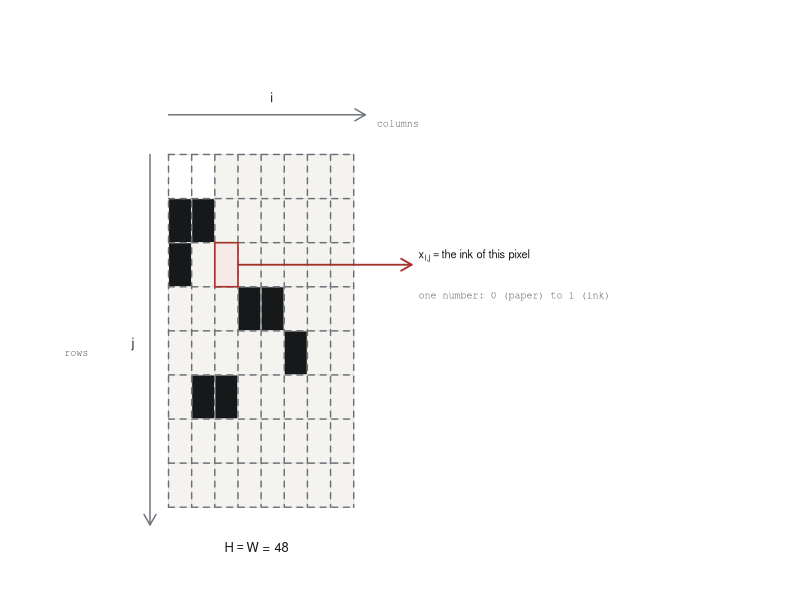
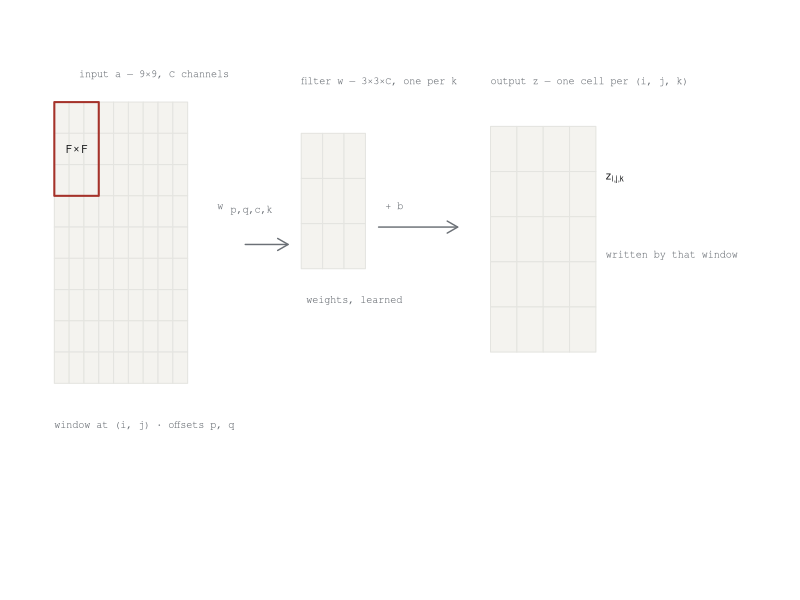
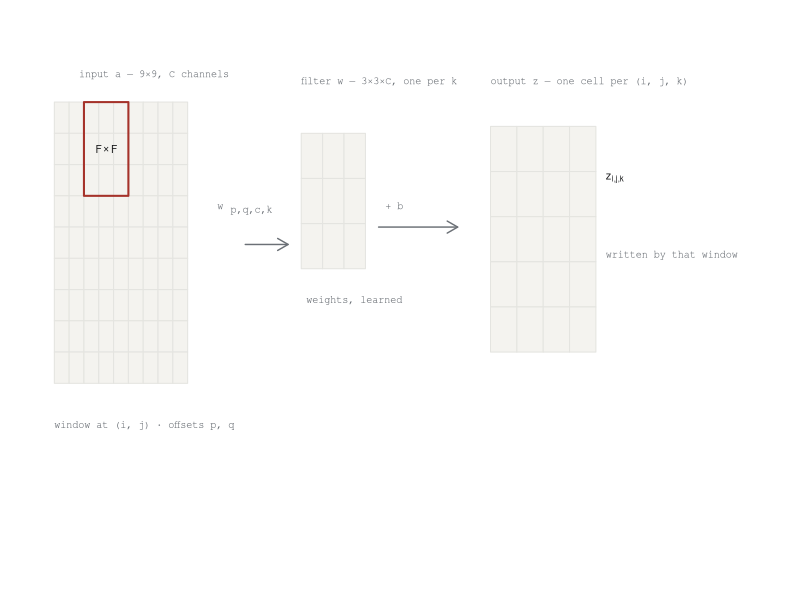
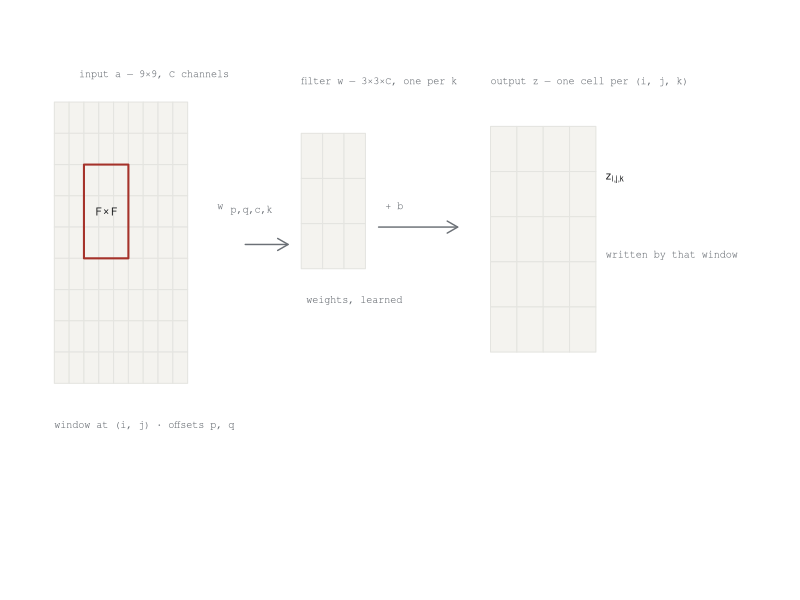
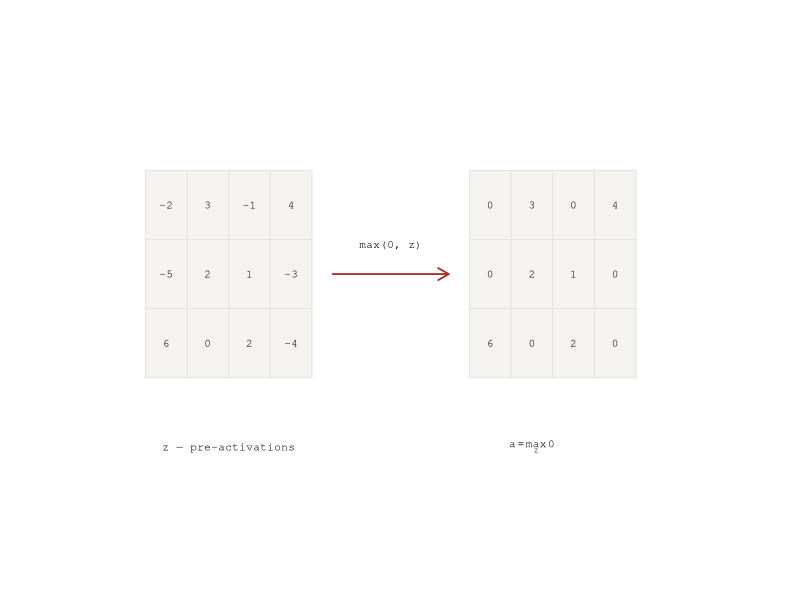
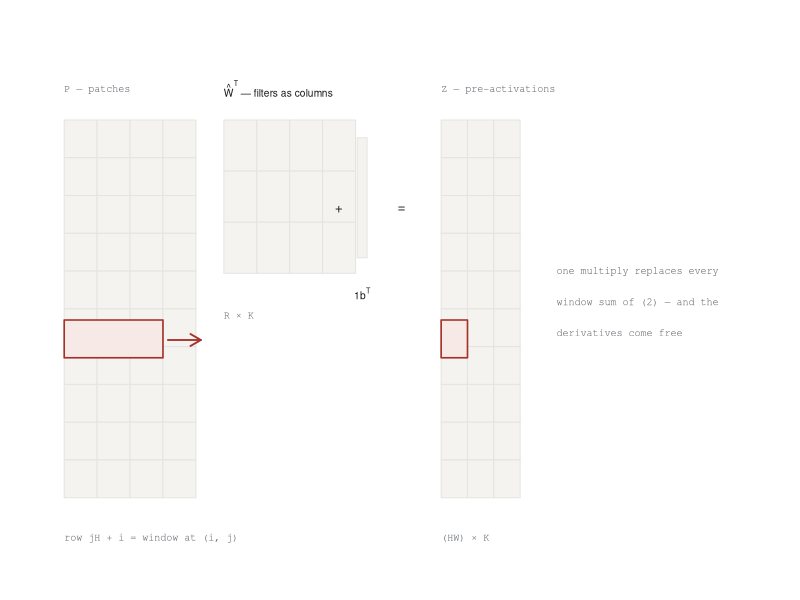
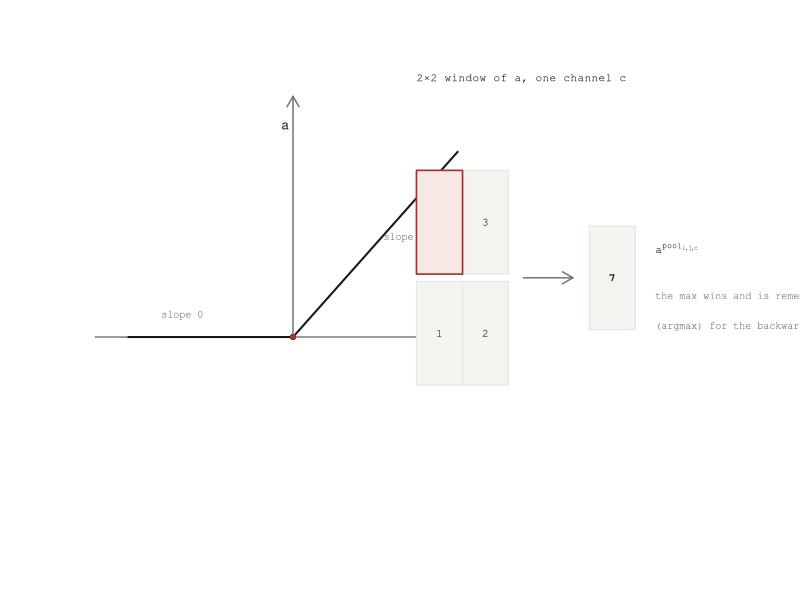
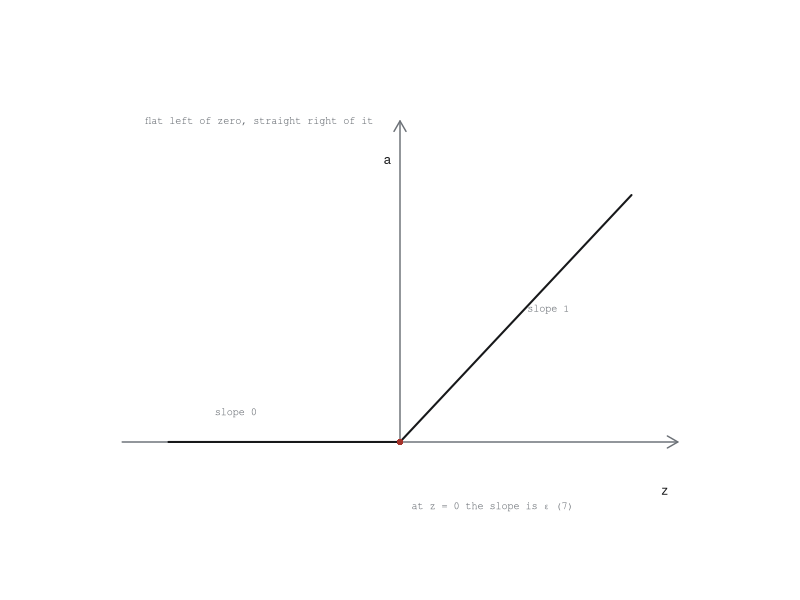

The R source for these figures, in order:
# Regenerates dev-docs/math-figures/*.svg — every graph of dev-docs/omr-math.html.
# Curves are computed from their formulas, labels use plotmath, so the figures
# are as precise as the math they show. Frames replace the old SMIL animation.
# Run: Rscript scripts/generate-math-figures.R

out <- "dev-docs/math-figures"
dir.create(out, showWarnings = FALSE, recursive = TRUE)

# ── the paper palette of the docs ──
ink <- "#17181a"; muted <- "#6b7076"; rule <- "#e4e4e0"; soft <- "#f4f3ef"
accent <- "#a5322a"; accent_soft <- "#f6e9e6"; ok <- "#2f6b3c"; ok_soft <- "#e2f0e4"

# one user unit is one hundredth of an inch; cex 1 is the 12px label size
open_fig <- function(name, w, h) {
  svg(file.path(out, paste0(name, ".svg")), width = w / 100, height = h / 100, bg = "white")
  par(mar = rep(0, 4), xpd = NA, ps = 12 * 72 / 100)
  # y grows downward, like the coordinates the figures were designed in
  plot(0, 0, type = "n", xlim = c(0, w), ylim = c(h, 0), axes = FALSE, xlab = "", ylab = "")
}

mono <- function(x, y, s, size = 12, col = ink, adj = c(0, 0.5), font = 1) {
  text(x, y, s, adj = adj, cex = size / 12, col = col, family = "mono", font = font)
}
math <- function(x, y, e, size = 14, col = ink, adj = c(0, 0.5)) {
  text(x, y, e, adj = adj, cex = size / 12, col = col)
}
note <- function(x, y, s, adj = c(0, 0.5)) mono(x, y, s, size = 11, col = muted, adj = adj)

cell <- function(x, y, w, h, fill = soft, border = rule, lwd = 1) {
  rect(x, y, x + w, y + h, col = fill, border = border, lwd = lwd)
}
hot <- function(x, y, w, h) cell(x, y, w, h, fill = accent_soft, border = accent, lwd = 1.6)
frame <- function(x, y, w, h, border = accent, lwd = 2) {
  rect(x, y, x + w, y + h, col = NA, border = border, lwd = lwd)
}
arrow <- function(x0, y0, x1, y1, col = muted, lwd = 1.4, lty = 1, length = 0.12) {
  arrows(x0, y0, x1, y1, col = col, lwd = lwd, lty = lty, length = length)
}
flow <- function(x0, y0, x1, y1, ...) arrow(x0, y0, x1, y1, col = accent, lwd = 1.8, ...)
axis_line <- function(x0, y0, x1, y1) arrow(x0, y0, x1, y1, col = muted, lwd = 1.4)
dashed <- function(x0, y0, x1, y1, col = muted) {
  segments(x0, y0, x1, y1, col = col, lwd = 1.4, lty = 2)
}

grid_of <- function(x, y, cols, rows, cw, ch, fills = NULL) {
  for (r in seq_len(rows)) for (c in seq_len(cols)) {
    f <- soft
    if (!is.null(fills)) f <- fills[r, c]
    cell(x + (c - 1) * cw, y + (r - 1) * ch, cw, ch, fill = f)
  }
}
value_in <- function(x, y, w, h, s, size = 12, col = ink, font = 1) {
  mono(x + w / 2, y + h / 2, s, size = size, col = col, adj = c(0.5, 0.5), font = font)
}
matrix_grid <- function(x, y, cols, rows, cw, ch) grid_of(x, y, cols, rows, cw, ch)

manifest <- character()
add <- function(index, name) {
  manifest <<- c(manifest, paste(index, name, sep = "\t"))
}

# ── 1 · the crop ──
fig_01_the_crop <- function() {
  open_fig("fig-01-the-crop", 640, 252)
  x0 <- 120; y0 <- 60; n <- 8; cw <- 20
  fills <- matrix(soft, n, n)
  fills[1, 1] <- fills[1, 2] <- fills[2, 1] <- "white"
  fills[cbind(c(2, 3, 2, 4, 5, 6, 6, 4), c(1, 1, 2, 5, 6, 2, 3, 4))] <- ink
  grid_of(x0, y0, n, n, cw, cw, fills)
  for (i in 0:n) dashed(x0 + i * cw, y0, x0 + i * cw, y0 + n * cw)
  for (j in 0:n) dashed(x0, y0 + j * cw, x0 + n * cw, y0 + j * cw)
  hot(x0 + 2 * cw, y0 + 2 * cw, cw, cw)
  flow(x0 + 2 * cw + cw, y0 + 2 * cw + cw / 2, 330, 110)
  math(336, 106, expression(x[i * "," * j] == "the ink of this pixel"), size = 12)
  note(336, 124, "one number: 0 (paper) to 1 (ink)")
  axis_line(x0, 42, x0 + n * cw + 10, 42); math(x0 + 88, 34, expression(i))
  note(300, 46, "columns")
  axis_line(104, y0, 104, y0 + n * cw + 8); math(88, 146, expression(j))
  note(30, 150, "rows")
  math(196, 238, expression(H == W * " = 48"), adj = c(0.5, 0.5))
  dev.off()
  add(1, "fig-01-the-crop")
}

# ── 2 · the sliding window, three frames ──
fig_02_the_convolution_window <- function() {
  positions <- list(c(3, 3), c(5, 3), c(5, 5))
  for (k in seq_along(positions)) {
    p <- positions[[k]]
    name <- paste0("fig-02-the-convolution-window-", k)
    open_fig(name, 900, 320)
    x0 <- 30; y0 <- 46; cw <- 18; n <- 9
    grid_of(x0, y0, n, n, cw, cw)
    frame(x0 + (p[1] - 3) * cw, y0 + (p[2] - 3) * cw, 3 * cw, 3 * cw)
    math(x0 + (p[1] - 3) * cw + 27, y0 + (p[2] - 3) * cw + 27, expression(F %*% F),
         size = 11, adj = c(0.5, 0.5))
    note(x0, 232, "window at (i, j) · offsets p, q")
    note(60, 30, "input a — 9×9, C channels")
    note(228, 106, "w"); note(244, 108, "p,q,c,k")
    arrow(262, 128, 314, 128)
    matrix_grid(330, 64, 3, 3, 26, 26)
    note(330, 34, "filter w — 3×3×C, one per k")
    note(336, 160, "weights, learned")
    note(432, 106, "+ b"); arrow(424, 118, 520, 118)
    matrix_grid(560, 60, 4, 5, 32, 26)
    note(560, 34, "output z — one cell per (i, j, k)")
    math(700, 90, expression(z[i * "," * j * "," * k]), size = 12)
    note(700, 134, "written by that window")
    dev.off()
    add(2, name)
  }
}

# ── 3 · the ReLU over a map ──
fig_03_the_relu_over_a_map <- function() {
  open_fig("fig-03-the-relu-over-a-map", 640, 225)
  z <- matrix(c(-2, 3, -1, 4, -5, 2, 1, -3, 6, 0, 2, -4), 3, 4, byrow = TRUE)
  a <- matrix(pmax(0, z), nrow(z), ncol(z))
  for (r in 1:3) for (c in 1:4) {
    cell(100 + (c - 1) * 36, 60 + (r - 1) * 28, 36, 28)
    value_in(100 + (c - 1) * 36, 60 + (r - 1) * 28, 36, 28, as.character(z[r, c]))
    cell(380 + (c - 1) * 36, 60 + (r - 1) * 28, 36, 28)
    value_in(380 + (c - 1) * 36, 60 + (r - 1) * 28, 36, 28, as.character(a[r, c]))
  }
  flow(262, 102, 362, 102)
  mono(312, 90, "max(0, z)", adj = c(0.5, 0.5))
  mono(172, 172, "z — pre-activations", adj = c(0.5, 0.5))
  mono(434, 172, expression(a == max(0, z)), adj = c(0.5, 0.5))
  dev.off()
  add(3, "fig-03-the-relu-over-a-map")
}

# ── 4 · im2col ──
fig_04_im2col <- function() {
  open_fig("fig-04-im2col", 900, 250)
  matrix_grid(42, 44, 4, 10, 40, 17)
  hot(42, 134, 120, 17)
  note(42, 30, "P — patches")
  note(42, 232, "row jH + i = window at (i, j)")
  flow(168, 143, 208, 143)
  math(236, 30, expression(hat(W)^T * " — filters as columns"), size = 11)
  matrix_grid(236, 44, 4, 3, 40, 23)
  note(236, 132, "R × K")
  math(376, 84, expression("+"), adj = c(0.5, 0.5))
  cell(398, 52, 12, 54); math(394, 122, expression(1 * b^T), size = 11)
  math(452, 84, expression("="), adj = c(0.5, 0.5))
  note(500, 30, "Z — pre-activations")
  matrix_grid(500, 44, 3, 10, 32, 17)
  hot(500, 134, 32, 17)
  note(500, 232, "(HW) × K")
  note(640, 112, "one multiply replaces every")
  note(640, 126, "window sum of (2) — and the")
  note(640, 140, "derivatives come free")
  dev.off()
  add(4, "fig-04-im2col")
}

# ── 5 · ReLU and max-pool ──
fig_05_relu_and_pool <- function() {
  open_fig("fig-05-relu-and-pool", 900, 300)
  axis_line(80, 170, 560, 170); axis_line(320, 170, 320, 40)
  xs <- seq(120, 520, length.out = 200)
  lines(xs, 170 - pmax(0, xs - 320) * 0.5, col = ink, lwd = 2)
  points(320, 170, pch = 16, cex = 0.8, col = accent)
  note(160, 158, "slope 0"); note(430, 116, "slope 1")
  math(306, 56, expression(a))
  mono(470, 30, "2×2 window of a, one channel c")
  cells <- matrix(c(7, 3, 1, 2), 2, 2, byrow = TRUE)
  for (r in 1:2) for (c in 1:2) {
    cell(470 + (c - 1) * 56, 80 + (r - 1) * 60, 56, 56)
    value_in(470 + (c - 1) * 56, 80 + (r - 1) * 60, 56, 56, as.character(cells[r, c]))
  }
  hot(470, 80, 56, 56)
  arrow(600, 138, 660, 138)
  cell(680, 110, 56, 56); value_in(680, 110, 56, 56, "7", font = 2)
  mono(760, 122, expression(a^{pool[i * "," * j * "," * c]}), size = 12)
  note(760, 148, "the max wins and is remembered")
  note(760, 164, "(argmax) for the backward pass")
  dev.off()
  add(5, "fig-05-relu-and-pool")
}

# ── 6 · the two slopes ──
fig_06_the_two_slopes <- function() {
  open_fig("fig-06-the-two-slopes", 640, 225)
  axis_line(80, 170, 560, 170); axis_line(320, 170, 320, 40)
  lines(c(120, 320), c(170, 170), col = ink, lwd = 2)
  lines(c(320, 520), c(170, 70), col = ink, lwd = 2)
  points(320, 170, pch = 16, cex = 0.8, col = accent)
  note(160, 158, "slope 0"); note(430, 116, "slope 1")
  note(330, 196, "at z = 0 the slope is ε (7)")
  math(546, 190, expression(z)); math(306, 56, expression(a))
  note(100, 40, "flat left of zero, straight right of it")
  dev.off()
  add(6, "fig-06-the-two-slopes")
}

# ── 7 · dense and softmax ──
fig_07_dense_and_softmax <- function() {
  open_fig("fig-07-dense-and-softmax", 900, 300)
  for (y in c(62, 110, 158)) { rect(80 - 16, y - 16, 80 + 16, y + 16, col = "white", border = muted) }
  for (y in c(86, 134)) { rect(350 - 16, y - 16, 350 + 16, y + 16, col = accent_soft, border = accent) }
  for (y0 in c(62, 110, 158)) for (y1 in c(86, 134)) dashed(96, y0, 334, y1)
  math(50, 26, expression(a^{(l - 1)}), size = 12); math(342, 26, expression(z^{(l)}), size = 12)
  mono(188, 80, expression(W^{(l)}), size = 12, adj = c(0.5, 0.5))
  math(392, 86, expression("+" ~ b^{(l)}), size = 12)
  note(84, 190, "every input into every output")
  # scores → probabilities
  note(520, 40, "scores z become probabilities p")
  zb <- c(46, 64, 30, 76)
  for (i in 1:4) cell(520 + (i - 1) * 34, 190 - zb[i], 26, zb[i])
  math(520, 212, expression(z[1 * ":" * K]), size = 11)
  flow(670, 152, 708, 152)
  mono(689, 136, "softmax", adj = c(0.5, 0.5))
  pb <- c(36, 52, 20, 60)
  for (i in 1:4) hot(720 + (i - 1) * 34, 190 - pb[i], 26, pb[i])
  math(720, 212, expression(p[1 * ":" * K]), size = 11)
  note(772, 212, "· sums to 1")
  note(520, 242, "one score per class, c")
  note(520, 258, "bar height = probability")
  dev.off()
  add(7, "fig-07-dense-and-softmax")
}

# ── 8 · the cost curve ──
fig_08_the_cost_curve <- function() {
  open_fig("fig-08-the-cost-curve", 640, 230)
  axis_line(60, 190, 580, 190); axis_line(60, 190, 60, 26)
  px <- function(p) 60 + (p - 0) / 1 * 500
  py <- function(p) 190 - (-log(pmax(p, 1e-3))) / 5 * 160
  ps <- seq(0.01, 1, length.out = 200)
  lines(px(ps), py(ps), col = ink, lwd = 2)
  for (p in c(0.01, 0.5, 1)) {
    points(px(p), py(p), pch = 21, bg = accent, col = "white", lwd = 2, cex = 1.2)
  }
  text(px(0.01) + 12, py(0.01) - 4, expression(p == 0.01 %->% "cost 4.6"), adj = c(0, 0.5), cex = 11 / 12, col = muted, family = "mono")
  text(px(0.5) - 34, py(0.5) + 26, expression(p == 0.5 %->% 0.69), adj = c(0, 0.5), cex = 11 / 12, col = muted, family = "mono")
  text(px(1) - 40, py(1) - 14, expression(p == 1 %->% "cost 0"), adj = c(0, 0.5), cex = 11 / 12, col = muted, family = "mono")
  note(380, 60, "−log p: confident and wrong")
  note(380, 76, "is punished hard")
  note(496, 212, expression(p[y] %->% 1), adj = c(0.5, 0.5))
  math(18, 34, expression(C))
  dev.off()
  add(8, "fig-08-the-cost-curve")
}

# ── 9 · the two-part cost ──
fig_09_the_two_part_cost <- function() {
  open_fig("fig-09-the-two-part-cost", 640, 215)
  note(60, 46, "the cost of (12) is two parts")
  cell(60, 70, 330, 52); hot(390, 70, 90, 52)
  mono(225, 148, "cross-entropy: the fit of p to the truth", adj = c(0.5, 0.5))
  math(435, 148, expression(lambda * Sigma * theta^2), size = 12, adj = c(0.5, 0.5))
  note(60, 186, "the penalty is small but never zero: it keeps the weights from drifting")
  dev.off()
  add(9, "fig-09-the-two-part-cost")
}

# ── 10 · the initial bell ──
fig_10_the_initial_bell <- function() {
  open_fig("fig-10-the-initial-bell", 640, 245)
  axis_line(60, 180, 580, 180); axis_line(320, 180, 320, 30)
  x <- seq(-3, 3, length.out = 300)
  lines(320 + x * 73, 180 - dnorm(x) / dnorm(0) * 120, col = ink, lwd = 2)
  dashed(320 - 73, 180, 320 - 73, 132); dashed(320 + 73, 180, 320 + 73, 132)
  math(238, 200, expression(-sigma), size = 12, adj = c(0.5, 0.5)); mono(320, 200, "0", adj = c(0.5, 0.5))
  math(394, 200, expression(sigma), size = 12, adj = c(0.5, 0.5))
  math(320, 230, expression(sigma == sqrt(2 / "fan-in")), size = 12, adj = c(0.5, 0.5))
  note(100, 46, "weights start small and centred; biases start at 0")
  dev.off()
  add(10, "fig-10-the-initial-bell")
}

# ── 11 · gradient descent, four frames ──
fig_11_gradient_descent <- function() {
  c_of <- function(t) 40 + 170 * exp(-((t - 0.52)^2) / 0.16)
  tmin <- 0.52
  xs <- function(t) 60 + t * 600
  ys <- function(t) c_of(t)
  steps <- c(0.04, 0.18, 0.34, tmin)
  for (k in seq_along(steps)) {
    name <- paste0("fig-11-gradient-descent-", k)
    open_fig(name, 720, 260)
    t <- seq(0, 1, length.out = 300)
    lines(xs(t), ys(t), col = ink, lwd = 2)
    if (k > 1) for (i in 1:(k - 1)) {
      dashed(xs(steps[i]), ys(steps[i]) + 26, xs(steps[i + 1]), ys(steps[i + 1]) + 26)
    }
    points(xs(tmin), ys(tmin), pch = 16, cex = 0.8, col = ok)
    note(xs(tmin) - 44, ys(tmin) + 26, "minimum of C", adj = c(0.5, 0.5))
    points(xs(steps[k]), ys(steps[k]), pch = 21, bg = accent, col = "white", lwd = 2, cex = 1.3)
    if (k > 1) math(xs(steps[k - 1]) + 12, ys(steps[k - 1]) + 44, expression(-eta * g), size = 11, col = muted)
    note(386, 236, "step against the slope")
    mono(60, 24, expression(C(theta) ~ "— the cost as one number" ~ theta ~ "moves"), size = 11)
    dev.off()
    add(11, name)
  }
}

# ── 12 · the backward pass, five frames ──
fig_12_the_backward_pass <- function() {
  labels <- list(expression(a^{(l - 1)}), expression(W^{(l)}), expression(z^{(l)}), "ReLU", "softmax", "cost C")
  bx <- c(20, 160, 300, 440, 580, 720); bw <- c(rep(110, 5), 120)
  for (k in 1:5) {
    name <- paste0("fig-12-the-backward-pass-", k)
    open_fig(name, 960, 200)
    for (i in 1:6) {
      lit <- (i == 6 - k + 1)
      cell(bx[i], 60, bw[i], 42, fill = if (lit) ok_soft else if (i == 6) accent_soft else "white",
           border = if (lit) ok else muted, lwd = if (lit) 2 else 1)
      mono(bx[i] + bw[i] / 2, 86, labels[[i]], size = 13, adj = c(0.5, 0.5))
    }
    axis_line(130, 46, 714, 46)
    mono(380, 38, "forward: the answer", adj = c(0.5, 0.5))
    flow(720, 128, 86, 128)
    mono(330, 152, "backward: blame, one factor per stage", adj = c(0.5, 0.5))
    tok_x <- c(720, 600, 460, 320, 180)[k]
    points(tok_x, 128, pch = 21, bg = ok, col = "white", lwd = 2, cex = 1.3)
    note(30, 178, "the error signal arrives at each stage, which multiplies it by its own input")
    dev.off()
    add(12, name)
  }
}

# ── 13 · the stable rewrite ──
fig_13_the_stable_rewrite <- function() {
  open_fig("fig-13-the-stable-rewrite", 640, 245)
  z <- c(46, 70, 34, 58, 40)
  for (i in 1:5) cell(70 + (i - 1) * 40, 190 - z[i], 30, z[i])
  frame(110, 120, 30, 70)
  dashed(55, 120, 280, 120)
  note(288, 124, "m = max z")
  text(330, 150, expression(log ~ Sigma ~ e^z ~ " — all scores push up"), adj = c(0, 0.5), cex = 11 / 12, col = muted)
  text(330, 172, expression(-z[y] ~ " — the true score pulls down"), adj = c(0, 0.5), cex = 11 / 12, col = muted)
  note(70, 222, "the same m appears in (10) and cancels under the log")
  note(70, 40, "the shift m cancels — the cost of (16) is stable to compute")
  dev.off()
  add(13, "fig-13-the-stable-rewrite")
}

# ── 14 · the log-sum-exp tangent ──
fig_14_the_log_sum_exp_tangent <- function() {
  open_fig("fig-14-the-log-sum-exp-tangent", 640, 245)
  axis_line(60, 180, 580, 180); axis_line(100, 180, 100, 30)
  f <- function(z) log(exp(z) + exp(1.2))
  z <- seq(-2.2, 2.6, length.out = 300)
  lines(100 + (z + 2.2) * 100, 180 - (f(z) - f(-2.2)) / (f(2.6) - f(-2.2)) * 130, col = ink, lwd = 2)
  z0 <- 0.6
  px <- 100 + (z0 + 2.2) * 100; py <- 180 - (f(z0) - f(-2.2)) / (f(2.6) - f(-2.2)) * 130
  slope <- exp(z0) / (exp(z0) + exp(1.2))
  sv <- slope * (130 / (f(2.6) - f(-2.2))) / 100
  segments(px - 80, py + 80 * sv, px + 80, py - 80 * sv, col = muted, lwd = 1.4, lty = 2)
  points(px, py, pch = 16, cex = 0.9, col = accent)
  note(px + 12, 172, "tangent slope = p_c")
  note(110, 212, "z_c →")
  mono(72, 46, "log Σ e^z", size = 11)
  note(100, 234, "differentiating the normalizer returns the softmax itself (17)")
  dev.off()
  add(14, "fig-14-the-log-sum-exp-tangent")
}

# ── 15 · the last layer's blame ──
fig_15_the_last_layer_blame <- function() {
  open_fig("fig-15-the-last-layer-blame", 900, 290)
  mono(135, 56, "p — probabilities (10)", adj = c(0.5, 0.5))
  mono(365, 56, "onehot(y) — the truth", adj = c(0.5, 0.5))
  math(610, 56, expression(delta^{(L)} == p - onehot(y)), size = 12, adj = c(0.5, 0.5))
  mono(610, 76, "— the blame (18)", adj = c(0.5, 0.5))
  math(250, 208, expression("-")); math(480, 208, expression("="))
  dashed(55, 200, 215, 200); dashed(285, 200, 445, 200); dashed(515, 200, 675, 200)
  p <- c(26, 44, 16, 34, 20)
  for (i in 1:5) cell(60 + (i - 1) * 30, 200 - p[i], 24, p[i])
  for (i in 1:5) if (i == 3) hot(350, 140, 24, 60) else cell(290 + (i - 1) * 30, 197, 24, 3)
  for (i in 1:5) {
    if (i == 3) hot(580, 200, 24, 44) else cell(520 + (i - 1) * 30, 200 - p[i], 24, p[i])
  }
  note(520, 272, "one entry is negative — the truth was not certain enough")
  dev.off()
  add(15, "fig-15-the-last-layer-blame")
}

# ── 16 · the weight gradient table ──
fig_16_the_weight_gradient_table <- function() {
  open_fig("fig-16-the-weight-gradient-table", 640, 235)
  note(70, 36, "one row and one column meet in one number (19)")
  for (r in 1:5) cell(110, 70 + (r - 1) * 24, 36, 24)
  hot(110, 118, 36, 24)
  for (c in 1:5) cell(160 + (c - 1) * 36, 30, 36, 32)
  hot(232, 30, 36, 32)
  for (r in 1:5) for (c in 1:5) cell(160 + (c - 1) * 36, 70 + (r - 1) * 24, 36, 24)
  hot(232, 118, 36, 24)
  math(128, 22, expression(delta)); math(358, 50, expression(a))
  mono(380, 110, expression(dW[j * "," * k] == delta[j] %.% a[k]), size = 12)
  note(380, 130, "the row factor times the column factor")
  dev.off()
  add(16, "fig-16-the-weight-gradient-table")
}

# ── 17 · the outer product ──
fig_17_the_outer_product <- function() {
  open_fig("fig-17-the-outer-product", 800, 225)
  for (r in 1:5) cell(70, 50 + (r - 1) * 24, 36, 24)
  for (c in 1:5) cell(170 + (c - 1) * 24, 88, 24, 32)
  for (r in 1:5) for (c in 1:5) cell(350 + (c - 1) * 32, 50 + (r - 1) * 24, 32, 24)
  math(88, 42, expression(delta), adj = c(0.5, 0.5))
  math(230, 42, expression(a^T), adj = c(0.5, 0.5))
  math(430, 42, expression(dW == delta ~ a^T), adj = c(0.5, 0.5))
  mono(136, 114, "\u00d7", size = 14, adj = c(0.5, 0.5))
  math(320, 114, expression("="), adj = c(0.5, 0.5))
  note(88, 192, "(K × 1)", adj = c(0.5, 0.5))
  note(230, 192, "(1 × N)", adj = c(0.5, 0.5))
  note(430, 192, "(K × N)", adj = c(0.5, 0.5))
  mono(560, 100, expression(dW == delta ~ a^T), size = 12)
  mono(560, 122, expression(db == delta), size = 12)
  mono(560, 144, expression(da == W^T ~ delta), size = 12)
  dev.off()
  add(17, "fig-17-the-outer-product")
}

# ── 18 · the ReLU gate ──
fig_18_the_relu_gate <- function() {
  open_fig("fig-18-the-relu-gate", 640, 255)
  note(60, 36, "ReLU (21): blame passes only where z > 0")
  da <- c(3, 5, 0, 2, 7, 4); gate <- c(1, 1, 0, 1, 1, 0); dz <- da * gate
  for (i in 1:6) {
    cell(60 + (i - 1) * 44, 70, 44, 30); value_in(60 + (i - 1) * 44, 70, 44, 30, da[i])
    cell(60 + (i - 1) * 44, 120, 44, 30); value_in(60 + (i - 1) * 44, 120, 44, 30, gate[i])
    if (dz[i] == 0) hot(60 + (i - 1) * 44, 170, 44, 30) else cell(60 + (i - 1) * 44, 170, 44, 30)
    value_in(60 + (i - 1) * 44, 170, 44, 30, dz[i])
  }
  mono(360, 88, expression(delta * a), size = 12); note(360, 104, "— arriving")
  mono(360, 138, "1[z > 0] — the gate", size = 12)
  mono(360, 188, expression(delta * z == delta * a %.% gate), size = 12)
  dev.off()
  add(18, "fig-18-the-relu-gate")
}

# ── 19 · the argmax routing ──
fig_19_the_argmax_routing <- function() {
  open_fig("fig-19-the-argmax-routing", 640, 258)
  note(60, 36, "max-pool (22): blame goes only to the remembered argmax")
  vals <- matrix(c(7, 3, 1, 2), 2, 2, byrow = TRUE)
  for (r in 1:2) for (c in 1:2) {
    cell(120 + (c - 1) * 60, 70 + (r - 1) * 60, 60, 60)
    value_in(120 + (c - 1) * 60, 70 + (r - 1) * 60, 60, 60, vals[r, c])
  }
  hot(120, 70, 60, 60)
  flow(258, 130, 352, 130)
  mono(305, 116, "argmax", adj = c(0.5, 0.5))
  for (r in 1:2) for (c in 1:2) {
    cell(380 + (c - 1) * 60, 70 + (r - 1) * 60, 60, 60)
    if (r == 1 && c == 1) math(410, 100, expression(delta * a), size = 12, adj = c(0.5, 0.5)) else value_in(380 + (c - 1) * 60, 70 + (r - 1) * 60, 60, 60, "0")
  }
  note(180, 214, "values before pooling (8)", adj = c(0.5, 0.5))
  note(440, 214, "blame after (22)", adj = c(0.5, 0.5))
  note(60, 238, "the three losers get 0: they never touched the output")
  dev.off()
  add(19, "fig-19-the-argmax-routing")
}

# ── 20 · the factor chain ──
fig_20_the_factor_chain <- function() {
  open_fig("fig-20-the-factor-chain", 900, 215)
  note(250, 40, "every stage contributes one factor — read right to left (23)")
  boxes <- list(expression(delta^{(L)}), bquote("×" ~ W^{(L) * T}), "gate", bquote("×" ~ W^T), "gate", bquote("×" ~ a^{(l - 1) * T}))
  bx <- c(770, 620, 470, 320, 170, 20)
  for (i in 1:6) {
    cell(bx[i], 70, 110, 40, fill = "white", border = muted)
    mono(bx[i] + 55, 95, boxes[[i]], size = 13, adj = c(0.5, 0.5))
  }
  for (x in c(762, 612, 462, 312, 162)) flow(x, 90, x - 22, 90)
  note(20, 168, "two factors per layer: a gate, then a transpose")
  text(20, 190, expression("×" ~ a^T ~ "turns the blame into the weight gradient"), adj = c(0, 0.5), cex = 11 / 12, col = muted)
  dev.off()
  add(20, "fig-20-the-factor-chain")
}

# ── 21 · the bias split ──
fig_21_the_bias_split <- function() {
  open_fig("fig-21-the-bias-split", 640, 235)
  note(80, 36, "blame leaves the sum node: scaled to W, unchanged to b")
  cell(80, 60, 110, 40, fill = "white", border = muted)
  cell(80, 150, 110, 40, fill = "white", border = muted)
  mono(135, 85, expression(W), size = 13, adj = c(0.5, 0.5))
  mono(135, 175, expression(b), size = 13, adj = c(0.5, 0.5))
  hot(420, 105, 110, 40)
  mono(475, 130, expression(delta), size = 13, adj = c(0.5, 0.5))
  flow(416, 116, 200, 84); flow(416, 136, 200, 168)
  math(300, 92, expression("×" ~ a %->% dW), size = 12, adj = c(0.5, 0.5))
  math(300, 176, expression("×" ~ 1 %->% db == delta), size = 12, adj = c(0.5, 0.5))
  note(80, 218, "a bias is a pure shift: its coefficient is 1, so the blame arrives untouched")
  dev.off()
  add(21, "fig-21-the-bias-split")
}

# ── 22 · the convolution's products ──
fig_22_the_convolution_products <- function() {
  open_fig("fig-22-the-convolution-products", 900, 215)
  note(40, 36, "the convolution's gradients are matrix products (25)")
  matrix_grid(60, 60, 2, 3, 36, 30)
  mono(98, 52, expression(D^T), adj = c(0.5, 0.5)); note(98, 172, "(K × HW)", adj = c(0.5, 0.5))
  mono(160, 100, "\u00d7", size = 14, adj = c(0.5, 0.5))
  matrix_grid(200, 60, 4, 3, 30, 30)
  mono(260, 52, expression(P), adj = c(0.5, 0.5)); note(260, 172, "(HW × R)", adj = c(0.5, 0.5))
  math(350, 100, expression("="), adj = c(0.5, 0.5))
  matrix_grid(390, 60, 3, 3, 36, 30)
  mono(446, 52, expression(d * hat(W)), adj = c(0.5, 0.5)); note(446, 172, "(K × R)", adj = c(0.5, 0.5))
  mono(560, 92, expression(db == 1^T ~ D), size = 12)
  note(700, 92, "— column sums")
  mono(560, 114, expression(dP == D ~ hat(W)), size = 12)
  note(700, 114, "— patch blame")
  note(560, 144, "patches overlap: col2im (26) adds them up")
  dev.off()
  add(22, "fig-22-the-convolution-products")
}

# ── 23 · col2im ──
fig_23_col2im <- function() {
  open_fig("fig-23-col2im", 700, 235)
  note(220, 30, "one cell, two windows: the blames add — (26)")
  grid_of(220, 40, 6, 6, 24, 24)
  hot(268, 88, 48, 48)
  frame(244, 64, 72, 72); frame(268, 88, 72, 72)
  hot(268, 88, 24, 24)
  note(440, 100, "da(i, j, c) = the sum over")
  note(440, 120, "every patch that covers it")
  note(440, 148, "im2col cut overlaps;")
  note(440, 166, "col2im adds them back")
  note(220, 212, "the ringed cell collects from both dashed windows")
  dev.off()
  add(23, "fig-23-col2im")
}

# ── 24 · the pull to zero ──
fig_24_the_pull_to_zero <- function() {
  open_fig("fig-24-the-pull-to-zero", 640, 245)
  axis_line(80, 180, 560, 180); axis_line(320, 180, 320, 40)
  lines(c(160, 480), c(228, 132), col = ink, lwd = 2)
  flow(250, 210, 305, 192); flow(420, 148, 365, 166)
  math(492, 130, expression(2 * lambda * theta)); math(546, 198, expression(theta))
  mono(312, 198, "0", adj = c(0.5, 0.5))
  note(100, 60, "the penalty's pull grows with the weight")
  note(100, 232, "farther from zero, the harder it pulls home — (27)")
  dev.off()
  add(24, "fig-24-the-pull-to-zero")
}

# ── 25 · the Adam memories ──
fig_25_the_adam_memories <- function() {
  open_fig("fig-25-the-adam-memories", 900, 270)
  g <- c(52, -20, 44, -52, 30, 60, -40, 22, 50, -30)
  m <- numeric(length(g)); acc <- 0
  for (i in seq_along(g)) { acc <- 0.9 * acc + 0.1 * g[i]; m[i] <- acc }
  x <- 100 + (seq_along(g) - 1) * 60
  dashed(80, 140, 720, 140)
  segments(x, 140, x, 140 - g, col = muted, lwd = 2)
  lines(x, 140 - m * 2, col = ink, lwd = 2)
  note(100, 30, "g_t — this step's noise")
  note(100, 50, "m_t — smoothed direction")
  note(100, 70, "v_t — smoothed scale")
  text(100, 238, expression(beta[1] == 0.9 ~ "keeps the past;" ~ beta[2] == 0.999 ~ "keeps even more of it — (28)"), adj = c(0, 0.5), cex = 11 / 12, col = muted)
  dev.off()
  add(25, "fig-25-the-adam-memories")
}

# ── 26 · the bias correction ──
fig_26_the_bias_correction <- function() {
  open_fig("fig-26-the-bias-correction", 700, 255)
  axis_line(80, 200, 640, 200); axis_line(100, 200, 100, 40)
  t <- 1:9
  raw <- 1 - 0.9^t
  x <- 120 + (t - 1) * 60
  dashed(100, 100, 620, 100)
  lines(x, 190 - raw * 88, col = ink, lwd = 2)
  lines(x, rep(100, length(t)), col = ink, lwd = 2, lty = 2)
  math(128, 84, expression(hat(m))); math(256, 168, expression(m))
  note(430, 92, "the true direction E[g]")
  note(100, 236, "without the correction the first steps would barely move (29)")
  dev.off()
  add(26, "fig-26-the-bias-correction")
}

# ── 27 · the Adam step ──
fig_27_the_adam_step <- function() {
  open_fig("fig-27-the-adam-step", 700, 235)
  axis_line(80, 170, 620, 170)
  points(420, 170, pch = 16, cex = 0.9, col = accent)
  points(280, 170, pch = 16, cex = 0.9, col = ok)
  flow(415, 132, 295, 132)
  mono(355, 118, expression("step =" ~ eta %.% hat(m) / (sqrt(hat(v)) + epsilon)),
       size = 12, adj = c(0.5, 0.5))
  math(420, 196, expression(theta[t - 1]), size = 12, adj = c(0.5, 0.5)); math(280, 196, expression(theta[t]), size = 12, adj = c(0.5, 0.5))
  note(80, 56, "the direction comes from the corrected m, the size from the corrected v (30)")
  text(80, 218, expression(eta ~ "scales the whole move;" ~ epsilon ~ "only guards the division"), adj = c(0, 0.5), cex = 11 / 12, col = muted)
  dev.off()
  add(27, "fig-27-the-adam-step")
}

# ── 28 · the central difference ──
fig_28_the_central_difference <- function() {
  open_fig("fig-28-the-central-difference", 640, 262)
  f <- function(x) x^2 + 0.25 * x^3
  px <- function(x) 300 + x * 110
  py <- function(x) 200 - f(x) * 12
  x <- seq(-2, 2, length.out = 300)
  lines(px(x), py(x), col = ink, lwd = 2)
  x0 <- -0.6; e <- 0.9
  for (s in c(x0 - e, x0 + e)) points(px(s), py(s), pch = 16, cex = 0.9, col = accent)
  tv <- (2 * x0 + 0.75 * x0^2) * 12 / 110
  segments(px(x0) - 90, py(x0) + 90 * tv, px(x0) + 90, py(x0) - 90 * tv,
           col = muted, lwd = 1.4, lty = 2)
  sv <- (py(x0 + e) - py(x0 - e)) / (px(x0 + e) - px(x0 - e))
  segments(px(x0 - e) - 90, py(x0 - e) - 90 * sv, px(x0 + e) + 90, py(x0 + e) + 90 * sv,
           col = muted, lwd = 1.4, lty = 2)
  math(135, 216, expression(theta - epsilon), size = 12, adj = c(0.5, 0.5)); math(333, 226, expression(theta + epsilon), size = 12, adj = c(0.5, 0.5))
  math(px(x0) - 8, py(x0) + 32, expression(theta), size = 12, adj = c(0.5, 0.5))
  mono(250, 168, "tangent"); mono(408, 222, "secant")
  text(60, 248, expression("the gap between them is" ~ O(epsilon^2) ~ ", by Taylor's expansion"), adj = c(0, 0.5), cex = 11 / 12, col = muted)
  dev.off()
  add(28, "fig-28-the-central-difference")
}

# ── 29 · the check error ──
fig_29_the_check_error <- function() {
  open_fig("fig-29-the-check-error", 640, 255)
  axis_line(80, 190, 560, 190)
  hot(180, 70, 60, 120); hot(340, 160, 60, 30)
  mono(210, 58, "error at ε", adj = c(0.5, 0.5))
  mono(370, 148, "error at ε/2", adj = c(0.5, 0.5))
  math(210, 212, expression(epsilon^2), size = 11, col = muted, adj = c(0.5, 0.5)); math(370, 212, expression(epsilon^2 / 4), size = 11, col = muted, adj = c(0.5, 0.5))
  text(140, 40, expression("halve" ~ epsilon ~ ": the error drops fourfold (32)"), adj = c(0, 0.5), cex = 11 / 12, col = muted)
  note(100, 244, "the check gets sharper fast — but too small an ε re-enters rounding")
  dev.off()
  add(29, "fig-29-the-check-error")
}

for (f in list(fig_01_the_crop, fig_02_the_convolution_window, fig_03_the_relu_over_a_map,
               fig_04_im2col, fig_05_relu_and_pool, fig_06_the_two_slopes,
               fig_07_dense_and_softmax, fig_08_the_cost_curve, fig_09_the_two_part_cost,
               fig_10_the_initial_bell, fig_11_gradient_descent, fig_12_the_backward_pass,
               fig_13_the_stable_rewrite, fig_14_the_log_sum_exp_tangent,
               fig_15_the_last_layer_blame, fig_16_the_weight_gradient_table,
               fig_17_the_outer_product, fig_18_the_relu_gate, fig_19_the_argmax_routing,
               fig_20_the_factor_chain, fig_21_the_bias_split, fig_22_the_convolution_products,
               fig_23_col2im, fig_24_the_pull_to_zero, fig_25_the_adam_memories,
               fig_26_the_bias_correction, fig_27_the_adam_step, fig_28_the_central_difference,
               fig_29_the_check_error)) f()

writeLines(manifest, file.path(out, "manifest.tsv"))
cat("figures written:", length(manifest), "\n")
